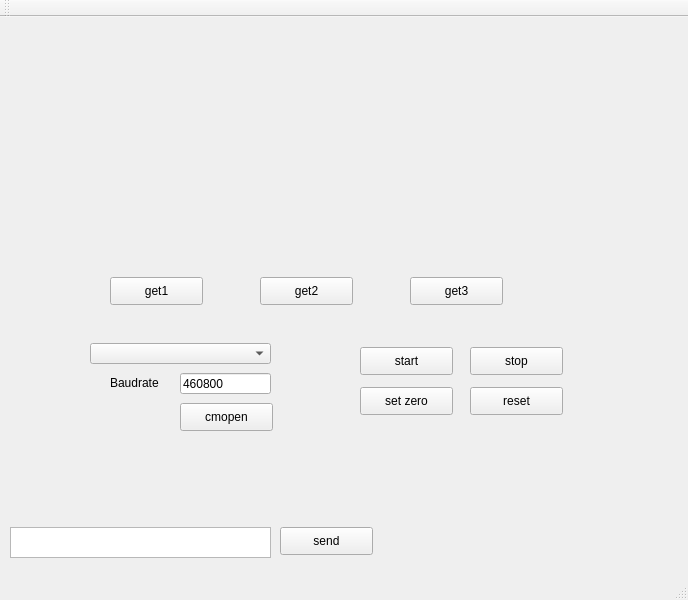
<?xml version="1.0" encoding="UTF-8"?>
<ui version="4.0">
 <class>MainWindow</class>
 <widget class="QMainWindow" name="MainWindow">
  <property name="geometry">
   <rect>
    <x>0</x>
    <y>0</y>
    <width>688</width>
    <height>600</height>
   </rect>
  </property>
  <property name="palette">
   <palette>
    <active>
     <colorrole role="WindowText">
      <brush brushstyle="SolidPattern">
       <color alpha="255">
        <red>0</red>
        <green>0</green>
        <blue>0</blue>
       </color>
      </brush>
     </colorrole>
     <colorrole role="Dark">
      <brush brushstyle="SolidPattern">
       <color alpha="255">
        <red>128</red>
        <green>128</green>
        <blue>128</blue>
       </color>
      </brush>
     </colorrole>
     <colorrole role="Text">
      <brush brushstyle="SolidPattern">
       <color alpha="255">
        <red>0</red>
        <green>0</green>
        <blue>0</blue>
       </color>
      </brush>
     </colorrole>
     <colorrole role="ButtonText">
      <brush brushstyle="SolidPattern">
       <color alpha="255">
        <red>0</red>
        <green>0</green>
        <blue>0</blue>
       </color>
      </brush>
     </colorrole>
    </active>
    <inactive>
     <colorrole role="WindowText">
      <brush brushstyle="SolidPattern">
       <color alpha="255">
        <red>0</red>
        <green>0</green>
        <blue>0</blue>
       </color>
      </brush>
     </colorrole>
     <colorrole role="Dark">
      <brush brushstyle="SolidPattern">
       <color alpha="255">
        <red>128</red>
        <green>128</green>
        <blue>128</blue>
       </color>
      </brush>
     </colorrole>
     <colorrole role="Text">
      <brush brushstyle="SolidPattern">
       <color alpha="255">
        <red>0</red>
        <green>0</green>
        <blue>0</blue>
       </color>
      </brush>
     </colorrole>
     <colorrole role="ButtonText">
      <brush brushstyle="SolidPattern">
       <color alpha="255">
        <red>0</red>
        <green>0</green>
        <blue>0</blue>
       </color>
      </brush>
     </colorrole>
    </inactive>
    <disabled>
     <colorrole role="WindowText">
      <brush brushstyle="SolidPattern">
       <color alpha="255">
        <red>128</red>
        <green>128</green>
        <blue>128</blue>
       </color>
      </brush>
     </colorrole>
     <colorrole role="Dark">
      <brush brushstyle="SolidPattern">
       <color alpha="255">
        <red>128</red>
        <green>128</green>
        <blue>128</blue>
       </color>
      </brush>
     </colorrole>
     <colorrole role="Text">
      <brush brushstyle="SolidPattern">
       <color alpha="255">
        <red>128</red>
        <green>128</green>
        <blue>128</blue>
       </color>
      </brush>
     </colorrole>
     <colorrole role="ButtonText">
      <brush brushstyle="SolidPattern">
       <color alpha="255">
        <red>128</red>
        <green>128</green>
        <blue>128</blue>
       </color>
      </brush>
     </colorrole>
    </disabled>
   </palette>
  </property>
  <property name="windowTitle">
   <string>MainWindow</string>
  </property>
  <widget class="QWidget" name="centralWidget">
   <widget class="QTextEdit" name="textEdit">
    <property name="geometry">
     <rect>
      <x>10</x>
      <y>510</y>
      <width>261</width>
      <height>31</height>
     </rect>
    </property>
   </widget>
   <widget class="QPushButton" name="pushButton_cmopen">
    <property name="geometry">
     <rect>
      <x>180</x>
      <y>386</y>
      <width>93</width>
      <height>28</height>
     </rect>
    </property>
    <property name="text">
     <string>cmopen</string>
    </property>
   </widget>
   <widget class="QPushButton" name="pushButton_send">
    <property name="geometry">
     <rect>
      <x>280</x>
      <y>510</y>
      <width>93</width>
      <height>28</height>
     </rect>
    </property>
    <property name="text">
     <string>send</string>
    </property>
   </widget>
   <widget class="QComboBox" name="comboBox">
    <property name="geometry">
     <rect>
      <x>90</x>
      <y>326</y>
      <width>181</width>
      <height>21</height>
     </rect>
    </property>
   </widget>
   <widget class="QLineEdit" name="lineEdit">
    <property name="geometry">
     <rect>
      <x>180</x>
      <y>356</y>
      <width>91</width>
      <height>21</height>
     </rect>
    </property>
    <property name="text">
     <string>460800</string>
    </property>
   </widget>
   <widget class="QLabel" name="label">
    <property name="geometry">
     <rect>
      <x>110</x>
      <y>360</y>
      <width>54</width>
      <height>12</height>
     </rect>
    </property>
    <property name="palette">
     <palette>
      <active>
       <colorrole role="WindowText">
        <brush brushstyle="SolidPattern">
         <color alpha="255">
          <red>0</red>
          <green>0</green>
          <blue>0</blue>
         </color>
        </brush>
       </colorrole>
       <colorrole role="Dark">
        <brush brushstyle="SolidPattern">
         <color alpha="255">
          <red>33</red>
          <green>128</green>
          <blue>41</blue>
         </color>
        </brush>
       </colorrole>
       <colorrole role="Text">
        <brush brushstyle="SolidPattern">
         <color alpha="255">
          <red>0</red>
          <green>0</green>
          <blue>0</blue>
         </color>
        </brush>
       </colorrole>
       <colorrole role="ButtonText">
        <brush brushstyle="SolidPattern">
         <color alpha="255">
          <red>0</red>
          <green>0</green>
          <blue>0</blue>
         </color>
        </brush>
       </colorrole>
      </active>
      <inactive>
       <colorrole role="WindowText">
        <brush brushstyle="SolidPattern">
         <color alpha="255">
          <red>0</red>
          <green>0</green>
          <blue>0</blue>
         </color>
        </brush>
       </colorrole>
       <colorrole role="Dark">
        <brush brushstyle="SolidPattern">
         <color alpha="255">
          <red>33</red>
          <green>128</green>
          <blue>41</blue>
         </color>
        </brush>
       </colorrole>
       <colorrole role="Text">
        <brush brushstyle="SolidPattern">
         <color alpha="255">
          <red>0</red>
          <green>0</green>
          <blue>0</blue>
         </color>
        </brush>
       </colorrole>
       <colorrole role="ButtonText">
        <brush brushstyle="SolidPattern">
         <color alpha="255">
          <red>0</red>
          <green>0</green>
          <blue>0</blue>
         </color>
        </brush>
       </colorrole>
      </inactive>
      <disabled>
       <colorrole role="WindowText">
        <brush brushstyle="SolidPattern">
         <color alpha="255">
          <red>33</red>
          <green>128</green>
          <blue>41</blue>
         </color>
        </brush>
       </colorrole>
       <colorrole role="Dark">
        <brush brushstyle="SolidPattern">
         <color alpha="255">
          <red>33</red>
          <green>128</green>
          <blue>41</blue>
         </color>
        </brush>
       </colorrole>
       <colorrole role="Text">
        <brush brushstyle="SolidPattern">
         <color alpha="255">
          <red>33</red>
          <green>128</green>
          <blue>41</blue>
         </color>
        </brush>
       </colorrole>
       <colorrole role="ButtonText">
        <brush brushstyle="SolidPattern">
         <color alpha="255">
          <red>33</red>
          <green>128</green>
          <blue>41</blue>
         </color>
        </brush>
       </colorrole>
      </disabled>
     </palette>
    </property>
    <property name="text">
     <string>Baudrate</string>
    </property>
   </widget>
   <widget class="QPushButton" name="pb_start">
    <property name="geometry">
     <rect>
      <x>360</x>
      <y>330</y>
      <width>93</width>
      <height>28</height>
     </rect>
    </property>
    <property name="text">
     <string>start</string>
    </property>
   </widget>
   <widget class="QPushButton" name="pb_stop">
    <property name="geometry">
     <rect>
      <x>470</x>
      <y>330</y>
      <width>93</width>
      <height>28</height>
     </rect>
    </property>
    <property name="text">
     <string>stop</string>
    </property>
   </widget>
   <widget class="QPushButton" name="pb_setz">
    <property name="geometry">
     <rect>
      <x>360</x>
      <y>370</y>
      <width>93</width>
      <height>28</height>
     </rect>
    </property>
    <property name="text">
     <string>set zero</string>
    </property>
   </widget>
   <widget class="QPushButton" name="pb_reset">
    <property name="geometry">
     <rect>
      <x>470</x>
      <y>370</y>
      <width>93</width>
      <height>28</height>
     </rect>
    </property>
    <property name="text">
     <string>reset</string>
    </property>
   </widget>
   <widget class="QPushButton" name="pb_get_1">
    <property name="geometry">
     <rect>
      <x>110</x>
      <y>260</y>
      <width>93</width>
      <height>28</height>
     </rect>
    </property>
    <property name="text">
     <string>get1</string>
    </property>
   </widget>
   <widget class="QPushButton" name="pb_get_2">
    <property name="geometry">
     <rect>
      <x>260</x>
      <y>260</y>
      <width>93</width>
      <height>28</height>
     </rect>
    </property>
    <property name="text">
     <string>get2</string>
    </property>
   </widget>
   <widget class="QPushButton" name="pb_get_3">
    <property name="geometry">
     <rect>
      <x>410</x>
      <y>260</y>
      <width>93</width>
      <height>28</height>
     </rect>
    </property>
    <property name="text">
     <string>get3</string>
    </property>
   </widget>
  </widget>
  <widget class="QMenuBar" name="menuBar">
   <property name="geometry">
    <rect>
     <x>0</x>
     <y>0</y>
     <width>688</width>
     <height>17</height>
    </rect>
   </property>
  </widget>
  <widget class="QToolBar" name="mainToolBar">
   <attribute name="toolBarArea">
    <enum>TopToolBarArea</enum>
   </attribute>
   <attribute name="toolBarBreak">
    <bool>false</bool>
   </attribute>
  </widget>
  <widget class="QStatusBar" name="statusBar"/>
 </widget>
 <layoutdefault spacing="6" margin="11"/>
 <resources/>
 <connections/>
</ui>
